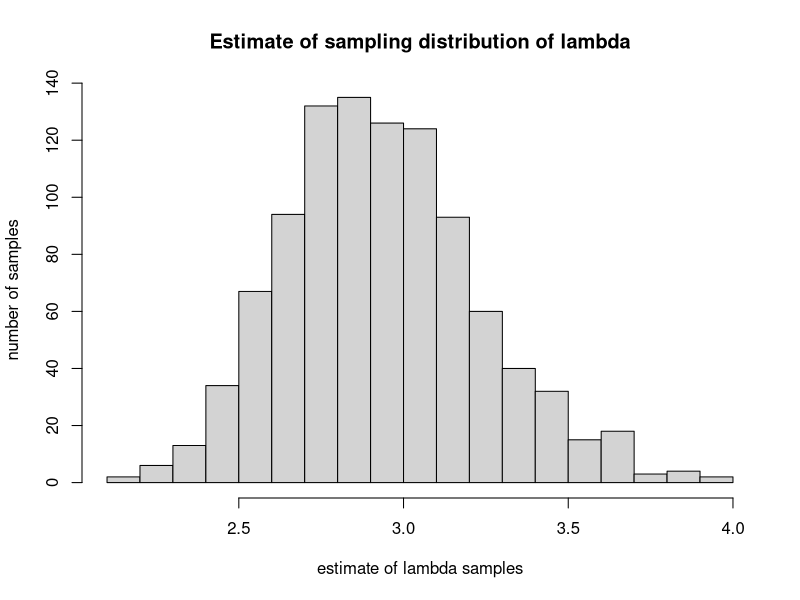

Here is the R script that generated this plot: (Note: this script raises an error after producing the figure.)
# HW 6 - Due Tuesday October 18, 2016 in moodle and hardcopy in class. 
# Upload R file to Moodle with name: HW6_490IDS_YourClassID.R
# Do not remove any of the comments. These are marked by #

# Please ensure that no identifying information (other than your class ID) 
# is on your paper copy, including your name


# We will use the bootstrap technique to generate confidence intervals

# 1. Suppose we have a sample of data from an exponential distribution 
# with parameter lambda. In this case use lambda.hat = 1/mean(X). 

# As the number of observations increases, does the estimate for lambda 
# become roughly normally distributed? We will answer this question in
# the following parts.

# 1a. (1) Generate 100 observations of test data, with lambda=3. Remember
# to set your seed before carrying out any computations.
set.seed(0)
test = rexp(100, rate = 3)

# 1b. (1) What is the mean of your test data? (give the code and the value)
mean(test)
# The mean is 0.344049.

# 1c. (1) What is your estimate lambda.hat? (give the code and the value)
lambda.hat = 1 / mean(test)
# My estimate of lambda.hat is 2.906563.

# 2. Now use the bootstrap to estimate the distribution of 
# lambda.hat and create bootstrap confidence intervals for lambda, 
# rather than the approach in 1).

# 2a. (1) Form a set of bootstrap estimates of our parameter by generating B
# random samples as you did once in 1a but use lambda.hat since we do not
# know the true lambda in this case (keep n=100). Set B=1000, and again set
# your seed.
set.seed(0)
B = 1000
boot.samples = matrix(nrow = B, ncol = 100)
for (i in 1:B) {
  boot.samples[i,] = rexp(100, rate = lambda.hat)
}

# 2b. (1) Get a new estimate for lambda.hat from each of the bootstrap samples
# in 2a. You'll want to create a matrix to receive each value. You should 
# have 1000 estimates for lambda.hat now.
boot.samples.estimates = matrix(nrow = 1, ncol = B)
for (i in 1:B) {
     boot.samples.estimates[i] = 1/mean(boot.samples[i,])
}


# 2c. (2) Now look at the sampling distribution for lambda.hat, using the hist
# function. Remember the graphing techniques discussed in class and use them 
# to make the plot look professional. Does the distribution look normal?
hist(boot.samples.estimates, main="Estimate of sampling distribution of lambda", xlab = "estimate of lambda samples", ylab = "number of samples", breaks = 20)
# The distribution looks normal. 

# 2d. (1) Calculate an estimate of the standard error of lambda.hat using your
# collection of bootstrap estimated parameters. What is your 95% confidence interval?
SE = sd(boot.samples.estimates)
CI = c(mean(boot.samples.estimates)-2*SE, mean(boot.samples.estimates)+2*SE)
# The 95% confidence interval is (2.34,3.53).

# 3a. (5) We made some decisions when we used the bootstrap above that we can now question. 
# Repeat the above creation of a confidence interval for a range of values of data
# (we had our sample size fixed at 100) and a range of bootstrap values (we had B 
# fixed at 1000). Suppose the sample size varies (100, 200, 300, .... , 1000) and 
# B varies (1000, 2000, ... , 10000). You will likely find it useful to write
# functions to carry out these calculations. Your final output should be 
# upper and lower pairs for the confidence intervals produced using the bootstrap
# method for each value of sample size and B.

# generalize 2b into a function, and vary inputs of sample size and B as we did above.

boot.sample <- function(sample.size, B){
  
  #code here
  set.seed(0)
  test = rexp(100, rate = 3)
  lambda.hat = 1 / mean(test)
  boot.estimates = matrix(nrow = 1, ncol = B)
  for (i in 1:B) {
    boot.estimates[,i] = 1/mean(rexp(sample.size,lambda.hat))
  }
  SE = sd(boot.estimates)
  upperCI = mean(boot.estimates)+2*SE
  lowerCI = mean(boot.estimates)-2*SE
  return(c(lowerCI,mean(boot.estimates),upperCI))
  
}


CI100sample = matrix(nrow = 3, ncol = 10)
for (i in 1:10) {
  CI100sample[1,i] = boot.sample(sample.size = 100, B = i*1000)[1]
  CI100sample[2,i] = boot.sample(sample.size = 100, B = i*1000)[2]
  CI100sample[3,i] = boot.sample(sample.size = 100, B = i*1000)[3]
}

CI200sample = matrix(nrow = 3, ncol = 10)
for (i in 1:10) {
  CI200sample[1,i] = boot.sample(sample.size = 200, B = i*1000)[1]
  CI200sample[2,i] = boot.sample(sample.size = 200, B = i*1000)[2]
  CI200sample[3,i] = boot.sample(sample.size = 200, B = i*1000)[3]
}

CI300sample = matrix(nrow = 3, ncol = 10)
for (i in 1:10) {
  CI300sample[1,i] = boot.sample(sample.size = 300, B = i*1000)[1]
  CI300sample[2,i] = boot.sample(sample.size = 300, B = i*1000)[2]
  CI300sample[3,i] = boot.sample(sample.size = 300, B = i*1000)[3]
}

CI400sample = matrix(nrow = 3, ncol = 10)
for (i in 1:10) {
  CI400sample[1,i] = boot.sample(sample.size = 400, B = i*1000)[1]
  CI400sample[2,i] = boot.sample(sample.size = 400, B = i*1000)[2]
  CI400sample[3,i] = boot.sample(sample.size = 400, B = i*1000)[3]
}

CI500sample = matrix(nrow = 3, ncol = 10)
for (i in 1:10) {
  CI500sample[1,i] = boot.sample(sample.size = 500, B = i*1000)[1]
  CI500sample[2,i] = boot.sample(sample.size = 500, B = i*1000)[2]
  CI500sample[3,i] = boot.sample(sample.size = 500, B = i*1000)[3]
}

CI600sample = matrix(nrow = 3, ncol = 10)
for (i in 1:10) {
  CI600sample[1,i] = boot.sample(sample.size = 600, B = i*1000)[1]
  CI600sample[2,i] = boot.sample(sample.size = 600, B = i*1000)[2]
  CI600sample[3,i] = boot.sample(sample.size = 600, B = i*1000)[3]
}

CI700sample = matrix(nrow = 3, ncol = 10)
for (i in 1:10) {
  CI700sample[1,i] = boot.sample(sample.size = 700, B = i*1000)[1]
  CI700sample[2,i] = boot.sample(sample.size = 700, B = i*1000)[2]
  CI700sample[3,i] = boot.sample(sample.size = 700, B = i*1000)[3]
}

CI800sample = matrix(nrow = 3, ncol = 10)
for (i in 1:10) {
  CI800sample[1,i] = boot.sample(sample.size = 800, B = i*1000)[1]
  CI800sample[2,i] = boot.sample(sample.size = 800, B = i*1000)[2]
  CI800sample[3,i] = boot.sample(sample.size = 800, B = i*1000)[3]
}

CI900sample = matrix(nrow = 3, ncol = 10)
for (i in 1:10) {
  CI900sample[1,i] = boot.sample(sample.size = 900, B = i*1000)[1]
  CI900sample[2,i] = boot.sample(sample.size = 900, B = i*1000)[2]
  CI900sample[3,i] = boot.sample(sample.size = 900, B = i*1000)[3]
}

CI1000sample = matrix(nrow = 3, ncol = 10)
for (i in 1:10) {
  CI1000sample[1,i] = boot.sample(sample.size = 1000, B = i*1000)[1]
  CI1000sample[2,i] = boot.sample(sample.size = 1000, B = i*1000)[2]
  CI1000sample[3,i] = boot.sample(sample.size = 1000, B = i*1000)[3]
}

# 3b. (2) Plot your CI limits to show the effect of changing the sample size and 
# changing the number of bootstrap replications. What do you conclude?
install.packages("Hmisc")
library("Hmisc", lib.loc="C:/Program Files for operation/R-3.3.1/library")

errbar(x=seq(1000,10000,by=1000),y=CI100sample[2,],yplus=CI100sample[3,],yminus=CI100sample[1,],main = "Confidence Limits for sample.size=100 as B varies",xlab = "B",ylab = "Confidence Limits")
title(main = "Confidence Limits for sample.size=100 as B varies")
abline(h=lambda.hat,col="blue",lty=2)

errbar(x=seq(100,1000,by=100),y=c(CI100sample[2,1],CI200sample[2,1],CI300sample[2,1],CI400sample[2,1],CI500sample[2,1],CI600sample[2,1],CI700sample[2,1],CI800sample[2,1],CI900sample[2,1],CI1000sample[2,1]),
       yplus=c(CI100sample[3,1],CI200sample[3,1],CI300sample[3,1],CI400sample[3,1],CI500sample[3,1],CI600sample[3,1],CI700sample[3,1],CI800sample[3,1],CI900sample[3,1],CI1000sample[3,1]),
       yminus=c(CI100sample[1,1],CI200sample[1,1],CI300sample[1,1],CI400sample[1,1],CI500sample[1,1],CI600sample[1,1],CI700sample[1,1],CI800sample[1,1],CI900sample[1,1],CI1000sample[1,1]),
       main = "Confidence Limits for B=1000 as sample.size varies",xlab = "Sample Size",ylab = "Confidence Limits")
title( main = "Confidence Limits for B=1000 as sample.size varies")
abline(h=lambda.hat,col="blue",lty=2)

# From the graph of confidence limits for sample size = 100 as B varies, we can conclude that
# the confidence intervals almost remain the same regardless of how B varies. There is only slightly
# change for different B. And for each B, the estimate of lambda.hat (mean) is very close to 
# the true value of lambda.hat.

# From the graph of confidence limits for B = 1000 as sample size varies, we can conclude that
# the confidence intervals become narrower as sample size increases. And as sample size increases,
# the estimate of lambda.hat (mean) also gets closer to the true value of lamda.hat.


# 4a. (5) In 1961 John Tukey wrote an article called The Future of Data Analysis 
# (it is uploaded in moodle). Some people say it is prophetic regarding the 
# field of Data Science today. Do you agree or disagee? Why or why not? (Please 
# keep your answer less than 500 words).

# John Tukey's article titled The Future of Data Analysis is prophetic in some aspects regarding 
# the field of Data Science. But there exist some limitations as well.

# For instance, his emphasis on judgement is critical to establish directions for any field.
# In this case, in Data Science field, he argued that evaluation of data analysis should be based on
# (1) experience of particular field of subject from which the data come from; 
# (2) broad experience with how particular techniques can be utilized in various fields of application; 
# (3) abstract results whether can be obtained by mathematical proofs. 

# Those judgements are practical in today's data analysis because different kinds of data analysis 
# can be made towards heterogeneous data (qualitative and quantitative data) from multiple subjects. 
# For history, maybe we are more interested in the trend, special events and causal relationships 
# in the data; but for chemistry, we may more curious about structures of materials and reaction principles 
# based on the data. The principal purposes for data analysis and the knowledge that we hope to discover 
# are various among distinct subjects. Effective data analysis should be good at satisfying the needs of 
# researchers in different subjects. This judgement is being considered in today's data science 
# so John Tukey made a good prediction. In addition, some common mathematical techniques are widely used
# in today's data analysis such as regression model, hypothesis testing and correlation analysis. 
# The trend prediction is a common analysis among many subjects and it also requires mathematical proofs. 
# In general, the judgements that John proposed are prophetic in today's data science.

# However, there are some limitations in John's article. Nowadays as the development of data mining,
# machine learning, and natural language processing, even in digital humanities, text classification 
# and word trend can be easily applied during the data analysis. But John did not mention the 
# interdisciplinary cross and combination in computer science techniques towards multiple fields 
# and internet of things.



# 4b. (5) Relate the article to the Life Cycle of Data discussion from class. 
# You may wish to choose an example or idea from the article and clearly explore how it 
# relates to the Life Cycle of Data. (Please keep your answer less than 500 words).


# John Tukey wrote in his paper that regression was one of the critical parts in factor
# analysis since regression techniques always offer hopes of learning more from less data 
# than do variance-component techniques.

# One of the major challenges in data life cycle assessment is the availability and quality
# of data used to develop models and to make appropriate recommendations. The establishment 
# of model based on original data can lead to further analysis and knowledge discovery procedure
# during the Life Cycle of Data.

# Approximations and assumptions are often made if appropriate data are not readily available.
# However, these proxies may introduce uncertainty into the results. A regression model 
# framework may be employed to assess missing data in data life cycle assessment. (Steinmann et al., 2014)

# The regression model during the data analysis section performs like a bridge between raw data
# and reusable information. The coefficients, standard errors and outliers of the regression
# model can help to evaluate our initial hypothesis and draw empirical conclusions. The information
# about the regression effectiveness can be compared among different datasets, and we can discover
# new knowledge based on them. And this new knowledge can be transmitted into next section during 
# the data life cycle such as data transformation and presentation. So regression analysis is
# a critical tache in the Life Cycle of Data.

# Steinmann, Z. J. N., Venkatesh, A., Hauck, M., Schipper, A. M., Karuppiah, R., Laurenzi, I. J., & Huijbregts, M. A. J. (2014). 
# How to address data gaps in life cycle inventories: a case study on estimating CO2 emissions from coal-fired electricity plants on a global scale. 
# Environmental Science & Technology, 48(9), 5282-5289. https://doi.org/10.1021/es500757p









	
